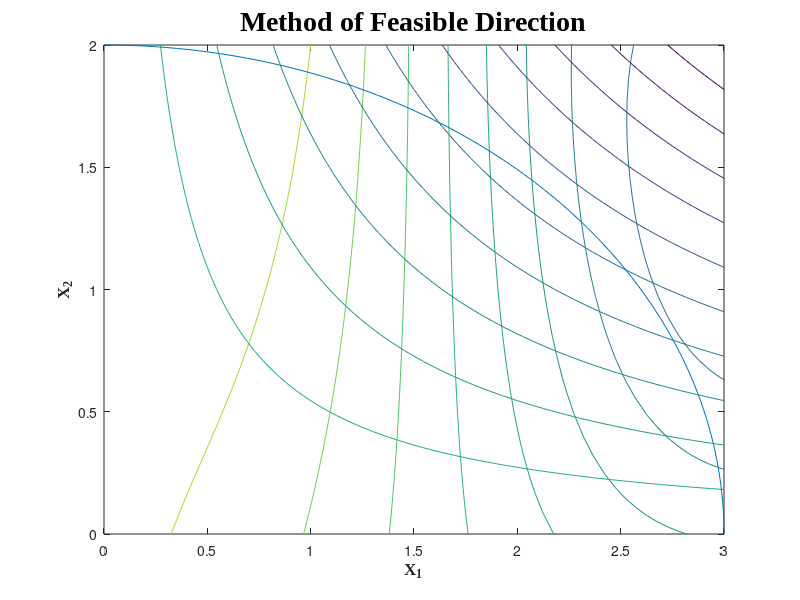

MATLAB code for this plot: (Note: this script raises an error after producing the figure.)
%Midtern Genetic algorithm
%x1=[0 5] x2=[0 8]
%ploting
x1=linspace(0,5,100);
x2=linspace(0,8,100);
[X1,X2]=meshgrid(x1,x2);
f = @(x1,x2) 3*sin(0.5+0.25*x1.*x2).*cos(x1);
f(X1,X2);
Z=f(X1,X2);
contour(X1,X2,Z)
title('Genetic Algorithm','FontWeight','bold','FontSize',20,'FontName','Times New Roman');
xlabel('X_1','FontWeight','bold','FontSize',12,'FontName','Times New Roman');
ylabel('X_2','FontWeight','bold','FontSize',12,'FontName','Times New Roman');
hold on
%%%%%%%%%%%%%%%%%%%%%%%%%%%%%%%%%%%%%%%

%Midtern Method of Feasible Direction
%x1=[0 3] x2=[0 2]
%ploting
x1=linspace(0,3,100);
x2=linspace(0,2,100);
[X1,X2]=meshgrid(x1,x2);
f = @(x1,x2) -x1.*x2;
f(X1,X2);
Z=f(X1,X2);
contour(X1,X2,Z)
hold on
ezplot('(x1^2)/9+(x2^2)/4-1',[0,3,0,2])
title('Method of Feasible Direction','FontWeight','bold','FontSize',20,'FontName','Times New Roman');
xlabel('X_1','FontWeight','bold','FontSize',12,'FontName','Times New Roman');
ylabel('X_2','FontWeight','bold','FontSize',12,'FontName','Times New Roman');
hold on

%%%%%%%%%%%%%%%%%%%%%%%%%%%%%%%%%%%%%%%

f = @(x1,x2) -x1.*x2;
g = @(x1,x2) (x1.^2)/9+(x2.^2)/4-1 
x1=2.7529
x2=0.75826
df_dx1 = (f(1.001*x1,x2)-f(x1,x2))/(0.001*x1);
df_dx2 = (f(x1,1.001*x2)-f(x1,x2))/(0.001*x2);
df=[df_dx1;df_dx2]
S=-df
X=[0;0]

%[a]=solve('((x1+a*S(1))^2)/9+((x2+a*S(2))^2)/4-1=0')
[a]=solve('((2.7529-a*0.91617)^2)/9+((0.75826+a*0.4008)^2)/4-1=0')
X(:,1)=[1 1]
X(:,2)=[1.6641 1.6641]
X(:,3)=[2.7529 0.75826]
X(:,4)=[-0.0838 1.9992]
T= @(x1,x2) -x1*x2+1*10*((((x1^2)/9+(x2^2)/4-1)/-0.1)^2-3*((x1^2)/9+(x2^2)/4-1)+3)

plot(X(1,:),X(2,:),'LineWidth',2)

dg_dx1 = (g(1.001*x1,x2)-g(x1,x2))/(0.001*x1);
dg_dx2 = (g(x1,1.001*x2)-g(x1,x2))/(0.001*x2);
dg=[dg_dx1;dg_dx2]
%%%%%%%%%%%%%%%%%%%%%%%%%%%
x1=linspace(0,3,100);
x2=linspace(0,2,100);
[X1,X2]=meshgrid(x1,x2);
T= @(x1,x2) -x1.*x2+1*1*10*((((x1.^2)/9+(x2.^2)/4-1)/-0.1).^2-3*((x1.^2)/9+(x2.^2)/4-1)+3)
f(X1,X2);
Z=T(X1,X2);
contourf(X1,X2,Z,30)
hold on
ezplot('(x1^2)/9+(x2^2)/4-1',[0,3,0,2])
title('r_p=1','FontWeight','bold','FontSize',20,'FontName','Times New Roman');
xlabel('X_1','FontWeight','bold','FontSize',12,'FontName','Times New Roman');
ylabel('X_2','FontWeight','bold','FontSize',12,'FontName','Times New Roman');
hold on